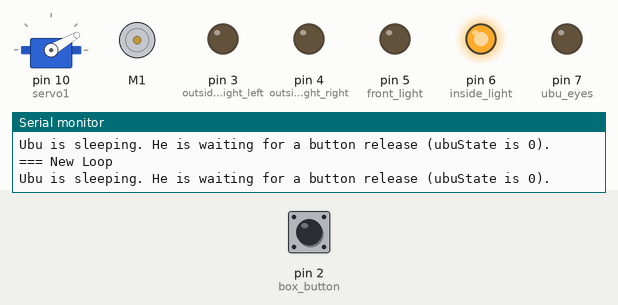
A sketch run on a simulated Arduino Uno, built with avr-gcc and run on an emulated ATmega328P. On the bench: servo, DC motor (green arrow = forward, orange = backward, longer = faster), output pins drawn as LEDs (lit = HIGH), the last lines printed to the serial monitor. Dashed ring = blinking. The inputs (shaded band) are chosen by the test bench; at power-on: pin 2 (box_button) HIGH.

Above: at 1.2 s.
1.3 s: pin 2 (box_button) pulled LOW for 0.15 s
At 1.8 s:
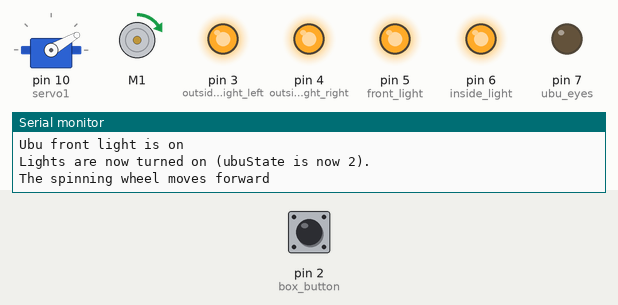
4.3 s: pin 2 (box_button) pulled LOW for 3.2 s
9.0 s: pin 2 (box_button) pulled LOW for 1 s
At 10.3 s:
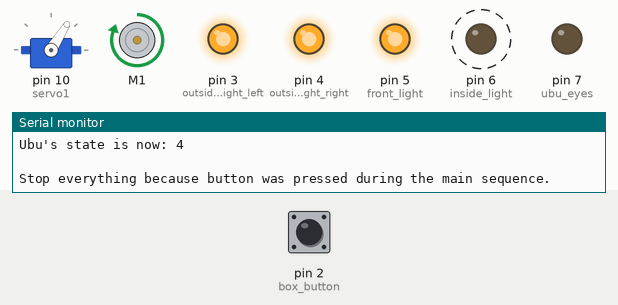
12.7 s: pin 2 (box_button) pulled LOW for 3.2 s
At 28.62 s:
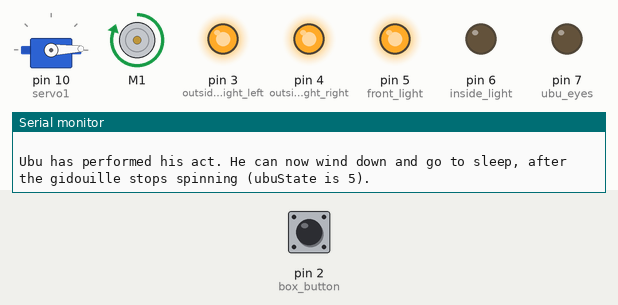
Timing chart, 0 to 30.8 s (numbered marks = the images above; inputs shaded):
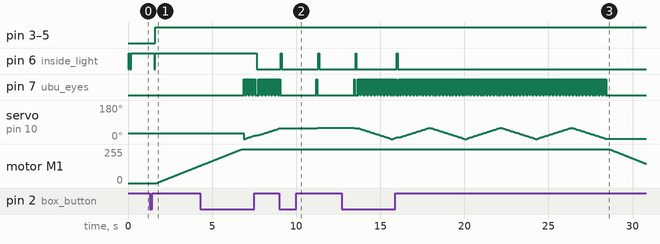

The sketch:

Ask_Ubu_10.ino
```cpp
// (licence header left out)
#include <Adafruit_MotorShield.h>
#include "utility/Adafruit_PWMServoDriver.h"
#include <Servo.h>

/* Commenting out i2c server code for now, to avoid conflict with Motorshield
#include <Wire.h>
#include "Adafruit_MCP23008.h" // to connnect with the i2c expander, for sound playback

// Connect the red wire from the pataphysical bus to the 5V pin on Arduino
// Connect the black wire from the pataphysical bus to any ground pin on Arduino
// Connect the green wire from the pataphysical bus to Analog 5 (i2c clock)
// Connect the blue wire from the pataphysical bus to Analog 4 (i2c data)
*/


// Create the motor shield object with the default I2C address
Adafruit_MotorShield AFMS = Adafruit_MotorShield();
// Or, create it with a different I2C address (say for stacking)
// Adafruit_MotorShield AFMS = Adafruit_MotorShield(0x61);

// Connect a DC motor to port M1
Adafruit_DCMotor *myMotor = AFMS.getMotor(1);

// We'll also test out the built-in Arduino Servo library
Servo servo1;


const int box_button = 2; // the switch for the whole box may be placed on pin 2 -- it is triggered when you open the box.
int buttonState = 0;         // variable for reading the button status
int lastButtonState = 0;      // for tracking button changes

int ubuState = 0; // set to "0" if Ubu is asleep. He needs to wait until someone opens the box (which releases the button and starts the sequence).

const int outside_light_left = 3; // temple left light LED is on pin 3
const int outside_light_right = 4; // temple right light LED is on pin 4
const int front_light = 5; // ubu front light LED is on pin 5
const int inside_light = 6; // temple inside light LEDs is on pin 6
const int ubu_eyes = 7; // ubu_eyes LEDs is on pin 7
int pos = 0;    // generic variable to store Ubu's head positions: left (0) to right (45)

unsigned long ubu_start;
unsigned long ubu_time;

int SoundPlaybackState = 0; // set to "0" by default, so the sound will play the first time.
int songValue = 15;  // Play Track 15 (Box #15)
int quietValue = 0;  // TRK0 means stop playing


//********************  SETUP    **********************

void setup()
{

  pinMode(box_button, INPUT);   // initialize the button's digital pin as an input.
  pinMode(outside_light_left, OUTPUT);   // initialize the left temple light's digital pin as an output.
  pinMode(outside_light_right, OUTPUT);   // initialize the right temple light's digital pin as an output.
  pinMode(inside_light, OUTPUT);   // initialize the temple inside light's digital pin as an output.
  pinMode(front_light, OUTPUT);   // initialize Ubu front light digital pin as an output.
  pinMode(ubu_eyes, OUTPUT);   // initialize Ubu eye lights digital pin as an output.


  Serial.begin(9600);           // set up Serial library at 9600 bps
  // Serial.println("MMMMotor party!");

  AFMS.begin();  // create with the default frequency 1.6KHz
  //AFMS.begin(1000);  // OR with a different frequency, say 1KHz

  // Attach the head turn servo to pin #10
  servo1.attach(10);

  // turn on motor M1
  myMotor->setSpeed(200);
  myMotor->run(RELEASE);

    servo1.write(30);              // tell servo 4 (Ubu head) to go to position in variable 'pos'

/* Commenting out i2c server code for now, to avoid conflict with Motorshield
  delay(5000); // wait before calling the sound server
  mcp.begin();      // use default address 0, based at 0x20
 */

}


//********************  MAIN LOOP    **********************


/* Sequence of loop events:
0. Ubu sleeps (default state, lights are on)
1. Button is clicked
2. Play sound (eventually)
3. Spin wheel forward (DC motor)
4. Ubu wakes up, shakes his head (blink eyes, servo turns left and right)
5. Spiral gidouille spins backward, then stops
6. Wait for button (if you want to restart this sequence)

Notes: Each of the numbers above corresponds to a different state, tracked by the ubuState variable.
Any button press can change this sequence, see buttonCheck() function below.

*/


void loop()
{


  Serial.println("=== New Loop");  // to check we're doing the right thing in setup


  buttonCheck(); // Check to see if the button has been pressed or released

  if (ubuState == 0) // Ubu is asleep. He is waiting for someone to open the box (which releases the button)
  {

    turnInsideLightsOn();

    buttonCheck(); // check to see if the button is pressed or released

    Serial.println("Ubu is sleeping. He is waiting for a button release (ubuState is 0).");  // explain that we're stopped because Ubu is asleep.

  }

  if (ubuState == 6) // Ubu is done, waiting for someone to press and release the button.
  {

    buttonCheck(); // check to see if the button is pressed or released

    Serial.println("Ubu is done, waiting for someone to press and release the button (ubuState is 6).");  // explain that we're waiting because Ubu is done.

  }

  if (ubuState == 1)  // if the button has been released, turn on the lights.
  {

    turnBoxLightsOn();

  }


  if (ubuState == 2)  // Once the lights are turned on, play sound (eventually)
  {

    // playSound() ; // This will play the sound, when the code is ready.

  ubuState = 3; // temporarily make it go to the next stage (remove this after we uncomment playSound)

  }

  if (ubuState == 3) // Time to spin the wheel forward
  {

    spinWheelForward();

  }


  if (ubuState == 4) // Time for Ubu to perform
  {

    ubuActions();

  }

  if (ubuState == 5) // Time to spin the wheel backward
  {

    spinWheelBackward();


  }

  if (ubuState == 6) // Ubu is done, time to put him to sleep, wait for a button click.
  {

    // turnInsideLightsOff();

  }


} // END LOOP


//********************  BUTTON CHECK    **********************

void buttonCheck() // CHECK BUTTON: Check if the button has been pressed, and respond accordingly, based on Ubu's state (tracked in ubuState).

{

  //This is probably more complicated than it needs to be, will streamline later.

  //  Button actions:
  //  START: if you release the button by opening the box, make Ubu come out and play (ubuState = 1)
  //  STOP: if you press the button anytime after the main sequence has started, make Ubu stop and go back in the temple (ubuState >=2 && ubuState <=7)
  //  RE-START: if you press AND release the button anytime after the main sequence has ended, make Ubu come out and play again as if we had opened the box (ubuState = 8)
  //  SLEEP: if the button is pressed (but not released) by closing the box, put Ubu to sleep and do nothing (the default state when the wonderbox door is closed: ubuState == 9)

  lastButtonState = buttonState;

  buttonState = digitalRead(box_button);

  if (buttonState == LOW && ubuState == 0 )  // if button was released while Ubu was sleeping, make him start his act.  // STANDARD LOOP
  {

    ubuState = 1; // Ubu is ready to START

    Serial.println("Ubu is ready to START (ubuState = 1).");  // Confirm that Ubu is ready to START
    Serial.println(" "); // add blank line

  }

  if (buttonState != lastButtonState) // Check to see if the button state has changed.
  {

    Serial.println("Button state just changed.");  // report the button state change
    Serial.print("Button state is now: ");  // print the button state
    Serial.print(buttonState);  // print the button state
    Serial.print(". Last button state was: ");  // print the button state
    Serial.println(lastButtonState);  // print the button state
    Serial.println(" "); // add blank line
    Serial.print("Ubu's state is now: ");  // print the button state
    Serial.println(ubuState);  // print the button state
    Serial.println(" "); // add blank line

    blinkLights(); // to confirm that the button state has changed.

    // Next, we will determine what action should take place, based on Ubu's state (tracked in ubuState).

    if (buttonState == LOW && ubuState >= 2 && ubuState <= 7) // STOP BUTTON LOOP: if button is pressed during main sequence, stop everything, put Ubu to sleep and stop spinning wheel.
     {

      Serial.println("Stop everything because button was pressed during the main sequence.");  // explain why we're stopping.

     // blinkLights();

     // turnFrontLightOff();

     // turnInsideLightsOff();

     // turnBoxLightsOff();

      ubuState = 6; // Ubu now has to wait for the button to be pressed and released to start again -- or go to sleep if it's only pressed but not released

      delay(2000); // wait a couple seconds for the button to be released, so it doesn't trigger the sequence again

      return;
     }
     else if (buttonState == HIGH && ubuState == 6 )  // if button was pressed after Ubu's sequence ends, check to see if it's released to re-start it, or pressed after closing the box.
     {
      delay(2000); // wait a couple seconds for the button to be released, so it doesn't trigger the sequence again

        ubuState = 1; // Ubu is ready to RE-START

        Serial.println("Ubu is ready to RE-START (ubuState = 1).");  // Confirm that Ubu is ready to RE-START
        Serial.println(" "); // add blank line

       // blinkLights();
       // delay(100);
       // blinkLights();

     }

    Serial.print("Ubu's state is now: ");  // print the button state
    Serial.print(ubuState);  // print the button state
    Serial.println(" "); // add blank line
  }

  lastButtonState = buttonState;
  delay(20);

} // end buttonCheck


//********************  PLAY SOUND    **********************

void playSound() // PLAY SOUND: This will play a sound, if all goes well, using the i2c expander, for sound playback

{

  // mcp.writeGPIO(songValue);

  Serial.print("We are now playing the sound.");
  Serial.println(" ");

  ubuState = 3; // Let's do the next thing in the queue: make the gidouille spin forward.

} // end playSound


//********************  SPINNING WHEEL    **********************

int i;    // generic variable to control the spinning wheel

void spinWheelForward()
{


  // buttonCheck(); // check to see if the button is pressed


  Serial.println("The spinning wheel moves forward"); // tell us when the spiral gidouille starts spinning forward


  myMotor->run(FORWARD);
  for (i = 0; i < 255; i++)
   {
    myMotor->setSpeed(i);
    delay(20);
   }

  // We keep the motor spinning forward through the next sequence


  ubuState = 4;

  Serial.print("GThe wheel is now spinning forward. He can now perform his act (ubuState is 5).");
  Serial.println(" ");


} // end spinWheelForward


void spinWheelBackward()
{
  Serial.println("The spinning wheel moves backward"); // tell us when the spiral gidouille starts spinning backward


 myMotor->run(FORWARD); // First we have to spin down the forward the motion.
  for (i = 255; i != 0; i--) {
    myMotor->setSpeed(i);
    delay(20);
  }

  myMotor->run(BACKWARD); // Then start the backward motion.
  for (i = 0; i < 255; i++) {
    myMotor->setSpeed(i);
    delay(20);
  }

  for (i = 255; i != 0; i--) {
    myMotor->setSpeed(i);
    delay(20);
  }

  ubuState = 6;


} // end spinWheelBackward


//********************  UBU ACTIONS    **********************

void ubuActions() // Ubu does his act (flaps its wings, shakes its head and sings advice)
{

  if (ubuState == 4) // If Ubu has woken up, and his gidouille is spinning forward.
  {

    ubu_start = millis(); // Ubu start time
    ubu_time = 0; //  Ubu's time spent since start

    Serial.println(" "); // add a blank line
    Serial.print("Start Ubu actions. The time is now: "); // tell us when Ubu loop is invoked
    Serial.println(ubu_time); // tell how much time Ubu has used so far

    while (ubu_time <= 15000) // do this for 15 seconds.
    {

      buttonCheck(); // check to see if the button is pressed

      shakeHeadLeft();

      shakeHeadRight();

      shakeHeadLeft();

      shakeHeadRight();

      ubu_time = millis() - ubu_start; //  Ubu's time spent since start

    } //end while

    Serial.print("End Ubu actions. Time spent (milliseconds):"); // tell us when Ubu loop ends
    Serial.println(ubu_time); // tell how much time Ubu has used so far
    Serial.println(" "); // add a blank line
  }

  ubuState = 5;

  Serial.print("Ubu has performed his act. He can now wind down and go to sleep, after the gidouille stops spinning (ubuState is 5).");
  Serial.println(" ");

} // end ubuActions


//********************  HEAD    **********************

void shakeHeadLeft()
{

  Serial.println("Ubu shakes his head left"); // tell us when Ubu left head shake loop is invoked

  servo1.attach(10);  // attaches the servo on pin 10 to the servo object that makes Ubu's head shake

  for (pos = 0; pos < 60; pos += 2) // UBU SHAKES HIS HEAD LEFT - servo 4 goes from 0 degrees to 60 degrees in steps of 1 degrees
  { //
    servo1.write(pos);              // tell servo 4 (Ubu head) to go to position in variable 'pos'

    blinkEyes();
  }

  servo1.detach();  // detaches the servo to avoid straining it while Ubu sleeps

} // end shakeHeadLeft


void shakeHeadRight()
{
  Serial.println("Ubu shakes his head right"); // tell us when Ubu right head shake loop is invoked

  servo1.attach(10);  // attaches the servo on pin 10 to the servo object that makes Ubu's head shake

  for (pos = 60; pos >= 1; pos -= 2)  // UBU SHAKES HIS HEAD RIGHT - servo 4 goes from 60 degrees to 0 degrees in steps of 1 degrees
  { //
    servo1.write(pos);              // tell servo 4 (Ubu head) to go to position in variable 'pos'

    blinkEyes();
  }

  servo1.detach();  // detaches the servo to avoid straining it while Ubu sleeps

} // end shakeHeadRight


//********************  LIGHTS    **********************


void blinkLights()
{
  turnInsideLightsOn();
  delay (50);
  turnInsideLightsOff();
  delay (50);

} // end blinkLights


void turnFrontLightOn()
{
  digitalWrite(front_light, HIGH);   // turn the LED on (HIGH is the voltage level)
  Serial.println("Ubu front light is on");

} // end turnFrontLightOn


void turnFrontLightOff()
{
  digitalWrite(front_light, LOW);    // turn the LED off by making the voltage LOW
  Serial.println("Ubu front light is off");
} // end turnFrontLightOff

void turnInsideLightsOn()
{
  digitalWrite(inside_light, HIGH);   // turn the LED on (HIGH is the voltage level)

} // turnInsideLightsOn


void turnInsideLightsOff()
{
  digitalWrite(inside_light, LOW);    // turn the LED off by making the voltage LOW
} // end turnInsideLightsOff


void turnBoxLightsOn()
{
  digitalWrite(outside_light_left, HIGH);   // turn the LED on (HIGH is the voltage level)
  digitalWrite(outside_light_right, HIGH);   // turn the LED on (HIGH is the voltage level)

    turnFrontLightOn();

    turnInsideLightsOn();

  Serial.print("Lights are now turned on (ubuState is now 2).");
  Serial.println(" ");

 ubuState = 2; // next step is to play the sound, when the code is ready.

} // end turnBoxLightsOn


void turnBoxLightsOff()
{
  digitalWrite(outside_light_left, LOW);    // turn the LED off by making the voltage LOW
  digitalWrite(outside_light_right, LOW);    // turn the LED off by making the voltage LOW
} // end


void blinkEyes()
{

  buttonCheck(); // check to see if the button is pressed

  turnEyesOn();
  delay (50);
  turnEyesOff();

} // end blinkEyes


void turnEyesOn()
{
  digitalWrite(ubu_eyes, HIGH);   // turn the LED on (HIGH is the voltage level)
} // end turnEyesOn


void turnEyesOff()
{
  digitalWrite(ubu_eyes, LOW);    // turn the LED off by making the voltage LOW
} // end turnEyesOff
```

Measured:
- after the input at 1.3 s, pin 3 (outside_light_left), pin 4 (outside_light_right), pin 5 (front_light): LOW → HIGH after 0.33 s; pin 6 (inside_light): HIGH → LOW after 0.26 s, → HIGH 0.07 s later; motor M1: moves from stopped to forward 131/255 over 2.6 s, starting after 0.40 s
- after the input at 4.3 s, pin 6 (inside_light): HIGH → LOW after 3.4 s instead of 2.7 s
- after the input at 9.0 s, pin 6 (inside_light): alternates HIGH for 0.05 s and LOW for 2.2 s, starting after 0.09 s
- after the input at 12.7 s, pin 6 (inside_light): alternates HIGH for 0.05 s and LOW for 2.4 s, 4 changes in all, then stays LOW, starting after 0.83 s
